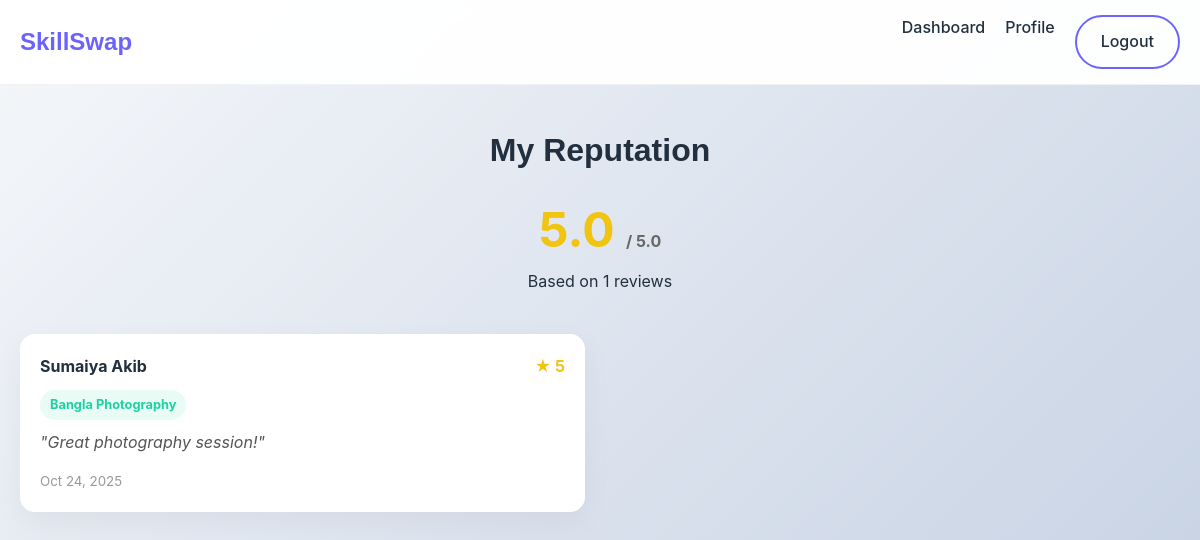
/skillswap/reviews.php (signed in), run on the app's committed database.
### tables this page shows
CREATE TABLE review (
    review_id INT AUTO_INCREMENT PRIMARY KEY,

    teacher_id INT,
    learner_id INT,
    session_no INT,

    rating INT CHECK (rating BETWEEN 1 AND 5),
    comment TEXT,
    created_at DATETIME ,

    FOREIGN KEY (teacher_id, session_no)
        REFERENCES session(teacher_id, session_no)
        ON DELETE CASCADE
);

CREATE TABLE user (
    user_id INT AUTO_INCREMENT PRIMARY KEY,
    
    first_name VARCHAR(50),
    last_name VARCHAR(50),
    email VARCHAR(120) UNIQUE NOT NULL,
    password VARCHAR(100) NOT NULL,
    role ENUM('admin','user') DEFAULT 'user',
    preferred_language VARCHAR(50),
    city VARCHAR(80),
    country VARCHAR(80),

    skillpoints INT DEFAULT 0
);

CREATE TABLE skill (
    skill_id INT AUTO_INCREMENT PRIMARY KEY,
    title VARCHAR(200) NOT NULL,
    category VARCHAR(100),
    difficulty_level VARCHAR(50),
    difficulty_notes VARCHAR(255),
    est_learning_time INT,
    is_verified BOOLEAN DEFAULT FALSE
);

### skillswap/reviews.php (the view, shortened to what this page needs)
<?php
include 'includes/db.php';
$user_id = $_SESSION['user_id'];
$reviews = $conn->query("
    SELECT r.*, u.first_name, u.last_name, s.title as skill_title
    FROM review r
    JOIN user u ON r.learner_id = u.user_id
    JOIN session ses ON (r.session_no = ses.session_no AND r.teacher_id = ses.teacher_id)
    LEFT JOIN skill s ON ses.skill_id = s.skill_id
    WHERE r.teacher_id = $user_id
    ORDER BY r.created_at DESC
");
$avg_rating = $conn->query("SELECT AVG(rating) as avg_rate, COUNT(*) as total FROM review WHERE teacher_id = $user_id")->fetch_assoc();
?>
<!DOCTYPE html>
<html lang="en">
<head>
    <link rel="stylesheet" href="css/style.css">
</head>
<body>
<header>
    <div class="container">
        <nav>
            <a href="index.php" class="logo">SkillSwap</a>
            <div class="nav-links">
                <a href="dashboard.php">Dashboard</a>
                <a href="profile.php">Profile</a>
                <a href="logout.php" class="btn btn-outline">Logout</a>
            </div>
        </nav>
    </div>
</header>
<div class="container" style="margin-top: 40px;">
    <div style="text-align: center; margin-bottom: 40px;">
        <h1>My Reputation</h1>
        <div style="font-size: 3rem; font-weight: bold; color: #f1c40f;">
            <?php echo number_format($avg_rating['avg_rate'], 1); ?> <span style="font-size: 1rem; color: #666;">/ 5.0</span>
        </div>
        <p>Based on <?php echo $avg_rating['total']; ?> reviews</p>
    </div>
    <div class="grid-2">
        <?php if($reviews && $reviews->num_rows > 0): ?>
            <?php while($r = $reviews->fetch_assoc()): ?>
                <div class="card">
                    <div style="display: flex; justify-content: space-between; margin-bottom: 10px;">
                        <span style="font-weight: bold;"><?php echo $r['first_name'] . ' ' . $r['last_name']; ?></span>
                        <span style="color: #f1c40f; font-weight: bold;">★ <?php echo $r['rating']; ?></span>
                    </div>
                    <span class="badge badge-success" style="margin-bottom: 10px; display:inline-block;"><?php echo $r['skill_title']; ?></span>
                    <p style="font-style: italic; color: #555;">"<?php echo $r['comment']; ?>"</p>
                    <small style="display: block; margin-top: 15px; color: #999;"><?php echo date('M d, Y', strtotime($r['created_at'])); ?></small>
                </div>
            <?php endwhile; ?>
        <?php else: ?>
            <div class="card" style="grid-column: 1/-1; text-align: center;">
                <p>No reviews yet. Teach more sessions to earn reputation!</p>
            </div>
        <?php endif; ?>
    </div>
</div>
</body>
</html>

### skillswap/css/style.css (style rules this page uses)
:root { --primary: #6C63FF; --primary-dark: #5a52d5; --secondary: #00D2D3; --accent: #FF9F43; --danger: #FF6B6B; --success: #1dd1a1; --dark: #222f3e; --light: #f8f9fa; --glass: rgba(255, 255, 255, 0.95); --glass-border: rgba(255, 255, 255, 0.2); --font-heading: 'Poppins', sans-serif; --font-body: 'Inter', sans-serif; }
* { margin: 0; padding: 0; box-sizing: border-box; font-family: var(--font-body); }
body { background: linear-gradient(135deg, #f5f7fa 0%, #c3cfe2 100%); color: var(--dark); line-height: 1.6; min-height: 100vh; }
h1, h2, h3, h4, h5, h6 { font-family: var(--font-heading); color: var(--dark); margin-bottom: 1rem; }
a { text-decoration: none; color: var(--primary); transition: all 0.3s ease; }
.container { max-width: 1200px; margin: 0 auto; padding: 0 20px; }
.btn { display: inline-block; padding: 12px 24px; border-radius: 50px; font-weight: 600; cursor: pointer; border: none; transition: transform 0.2s, box-shadow 0.2s; }
.btn-outline { background: transparent; border: 2px solid var(--primary); color: var(--primary); }
.card { background: white; border-radius: 15px; padding: 20px; box-shadow: 0 10px 30px rgba(0,0,0,0.05); transition: transform 0.3s; }
.badge { padding: 5px 10px; border-radius: 20px; font-size: 0.8rem; font-weight: bold; }
.badge-success { background: rgba(29, 209, 161, 0.1); color: var(--success); }
header { background: var(--glass); backdrop-filter: blur(10px); position: sticky; top: 0; z-index: 1000; border-bottom: 1px solid rgba(0,0,0,0.05); padding: 15px 0; }
nav { display: flex; justify-content: space-between; align-items: center; }
.logo { font-size: 1.5rem; font-weight: 800; color: var(--primary); font-family: var(--font-heading); }
.nav-links { display: flex; gap: 20px; }
.nav-links a { color: var(--dark); font-weight: 500; }
.grid-2 { display: grid; grid-template-columns: 1fr 1fr; gap: 30px; }

### data on the page
review: user.first_name "Sumaiya", user.last_name "Akib", rating "5", skill.title "Bangla Photography", comment "Great photography session!", created_at "Oct 24, 2025"

### other printed values
$avg_rating['avg_rate'] "5.0"
$avg_rating['total'] "1"
